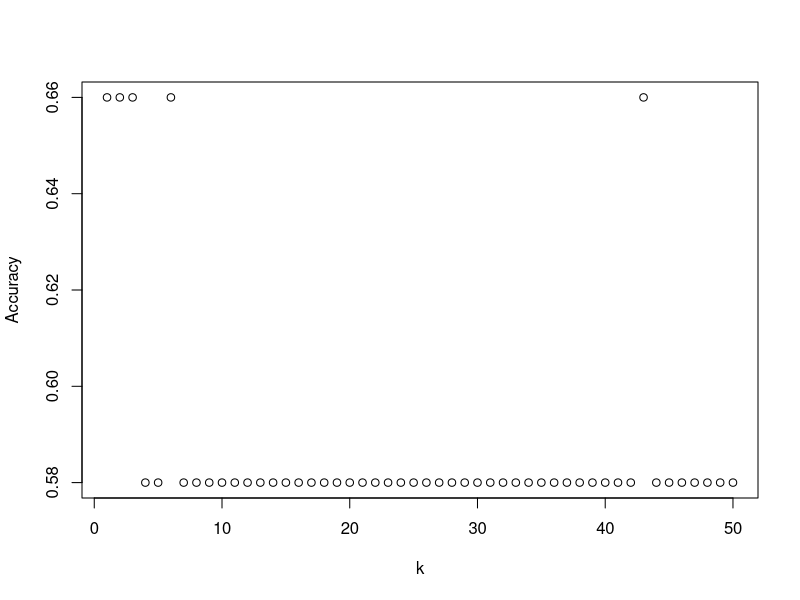

This chart was generated by the following R code:
normalize = function(v) {
  v = v / sum(v)
  return (v)
}

entropy = function(p) {
  return (ifelse(length(which(p == 0)) > 0, 0, sum(-p*log(p))))
}

dec_stump_predict = function(examples, testing) {
  length_testing = nrow(testing)
  length_ex = nrow(examples)
  attr_length = ncol(examples) -1
  class_level = unique(examples[,9])
  n_class = length(class_level)
  best_attr = 1
  max_gain = 0
  for (i in 1:attr_length) {
    attr_level = unique(examples[,i])
    n_attr_level = length(attr_level)
    p = vector(mode = "numeric", n_attr_level)
    for (j in 1:n_attr_level)
      p[j] = length(which(examples[,i] == attr_level[j])) / length_ex
    base_entropy = entropy(p)
    sum_entropy = 0
    for (j in 1:n_attr_level) {
      sum_entropy = sum_entropy + p[j]*entropy(c(length(which( subset(examples, examples[,i] == attr_level[j])[,9] == 1 )) / length(which(examples[,i] == attr_level[j])) 
                                          ,(length(which( subset(examples, examples[,i] == attr_level[j])[,9] == -1 )) / length(which(examples[,i] == attr_level[j])))))
    }
    gain = base_entropy - sum_entropy
    if (gain > max_gain) {
      max_gain = gain
      best_attr = i
    }
  }
  attr_level = unique(examples[,best_attr])
  n_attr_level = length(attr_level)
  out = matrix(nrow = 2, ncol = n_attr_level, dimnames = list(c(1,-1), attr_level))
  for (j in 1:n_attr_level) {
    out["1",as.character(attr_level[j])] = length(which( subset(examples, examples[,best_attr] == attr_level[j])[,9] == 1 )) / length(which(examples[,best_attr] == attr_level[j]))
    out["-1",as.character(attr_level[j])] = length(which( subset(examples, examples[,best_attr] == attr_level[j])[,9] == -1 )) / length(which(examples[,best_attr] == attr_level[j]))
  }
  # Classify testing data
  predicted_class = matrix(nrow = length_testing, ncol = 1)
  avg_prob = 0
  for (i in 1:length_testing) {
    #predicted_class[i] = ifelse ( (runif(1) > out["1", as.character(testing[i,best_attr])]), 1, -1 )
    predicted_class[i] = ifelse ( (out["1", as.character(testing[i,best_attr])] > out["-1", as.character(testing[i,best_attr])]), 1, -1 )
    avg_prob = avg_prob + out[as.character(testing[i,9]), as.character(testing[i,best_attr])]
  }
  avg_prob = avg_prob / length_testing
  accurary = length(which(testing[,9] == predicted_class[,1])) / length_testing
  return (mean(accurary))
}

dec_stump = function(examples) {
  length_ex = nrow(examples)
  attr_length = ncol(examples) -1
  class_level = unique(examples[,9])
  n_class = length(class_level)
  best_attr = 1
  max_gain = 0
  for (i in 1:attr_length) {
    attr_level = unique(examples[,i])
    n_attr_level = length(attr_level)
    p = vector(mode = "numeric", n_attr_level)
    for (j in 1:n_attr_level)
      p[j] = length(which(examples[,i] == attr_level[j])) / length_ex
    base_entropy = entropy(p)
    sum_entropy = 0
    for (j in 1:n_attr_level) {
      sum_entropy = sum_entropy + p[j]*entropy(c(length(which( subset(examples, examples[,i] == attr_level[j])[,9] == 1 )) / length(which(examples[,i] == attr_level[j])) 
                                                 ,(length(which( subset(examples, examples[,i] == attr_level[j])[,9] == -1 )) / length(which(examples[,i] == attr_level[j])))))
    }
    gain = base_entropy - sum_entropy
    if (gain > max_gain) {
      max_gain = gain
      best_attr = i
    }
  }
  attr_level = unique(examples[,best_attr])
  n_attr_level = length(attr_level)
  out = matrix(nrow = 2, ncol = n_attr_level, dimnames = list(c(1,-1), attr_level))
  for (j in 1:n_attr_level) {
    out["1",as.character(attr_level[j])] = length(which( subset(examples, examples[,best_attr] == attr_level[j])[,9] == 1 )) / length(which(examples[,best_attr] == attr_level[j]))
    out["-1",as.character(attr_level[j])] = length(which( subset(examples, examples[,best_attr] == attr_level[j])[,9] == -1 )) / length(which(examples[,best_attr] == attr_level[j]))
  }
  # Classify training data
  predicted_class = matrix(nrow = length_ex, ncol = 1)
  avg_prob = 0
  for (i in 1:length_ex) {
    #predicted_class[i] = ifelse ( (runif(1) > out["1", as.character(testing[i,best_attr])]), 1, -1 )
    predicted_class[i] = ifelse ( (out["1", as.character(examples[i,best_attr])] > out["-1", as.character(examples[i,best_attr])]), 1, -1 )
  }
  return (predicted_class)
}

# Read training and testing sets
training = read.table(file="./game_codedata_train.dat", sep=",")
testing = read.table(file="./game_codedata_test.dat", sep=",")
length_training = nrow(training)
length_testing = nrow(testing)

# Classify testing by using original training set (unweighted)
dec_stump_predict(training, testing)

accurary = vector(mode="numeric", 50)

for (K in 1:50) {
  examples = data.matrix(training)
  example_indices = seq(1,length_training)
  
  # N example weights
  w = vector(mode = "numeric", length_training)
  w[] = 1/length_training
  # K hypotheses
  h = matrix(nrow = K, ncol = length_training)
  # K hypotheses weights
  z = vector(mode = "numeric", K)
  
  for (k in 1:K) {
    h[k,] = dec_stump(examples)
    error = 0
    for (j in 1:length_training) {
      if (h[k, j] != training[example_indices[j],9])
        error = error + w[j]
    }
    for (j in 1:length_training) {
      if (h[k, j] == training[example_indices[j],9])
        w[j] = w[j]*(error/(1-error))
    }
    w = normalize(w)
    z[k] = log(((1-error)/error))
    # Generate new examples based on the weights
    example_indices = sample(1:length_training, length_training, replace = TRUE, w)
    examples = training[example_indices,]
  }
  weighted_majority = matrix(nrow = length_training, ncol = 1)
  for (j in 1:length_training) {
    h1 = sum(z[which(h[,j] == 1)])
    h2 = sum(z[which(h[,j] == -1)])
    weighted_majority[j] = ifelse(h1 > h2, 1, -1)
  }
  new_training = training
  new_training[,9] = weighted_majority
  # Classify testing by using weighted training set
  accurary[K] = dec_stump_predict(new_training, testing)
}
accurary
plot(1:50, accurary, xlab = "k", ylab = "Accuracy")

